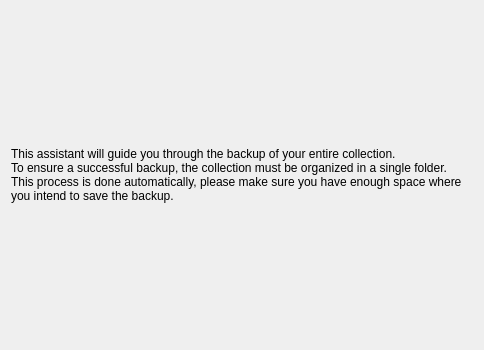
<?xml version="1.0" encoding="UTF-8"?>
<ui version="4.0">
 <class>IntroductionPage</class>
 <widget class="QWidget" name="IntroductionPage">
  <property name="geometry">
   <rect>
    <x>0</x>
    <y>0</y>
    <width>484</width>
    <height>350</height>
   </rect>
  </property>
  <property name="windowTitle">
   <string>Introduction page</string>
  </property>
  <layout class="QVBoxLayout" name="verticalLayout">
   <item>
    <spacer name="verticalSpacer">
     <property name="orientation">
      <enum>Qt::Vertical</enum>
     </property>
     <property name="sizeHint" stdset="0">
      <size>
       <width>20</width>
       <height>127</height>
      </size>
     </property>
    </spacer>
   </item>
   <item>
    <widget class="QLabel" name="m_introductionLabel">
     <property name="text">
      <string>This assistant will guide you through the backup of your entire collection.
To ensure a successful backup, the collection must be organized in a single folder.
This process is done automatically, please make sure you have enough space where you intend to save the backup.</string>
     </property>
     <property name="wordWrap">
      <bool>true</bool>
     </property>
    </widget>
   </item>
   <item>
    <spacer name="verticalSpacer_2">
     <property name="orientation">
      <enum>Qt::Vertical</enum>
     </property>
     <property name="sizeHint" stdset="0">
      <size>
       <width>20</width>
       <height>126</height>
      </size>
     </property>
    </spacer>
   </item>
  </layout>
 </widget>
 <resources/>
 <connections/>
</ui>
